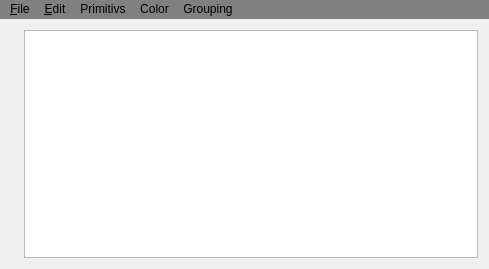
<?xml version="1.0" encoding="UTF-8"?>
<ui version="4.0">
 <class>MainWindow</class>
 <widget class="QMainWindow" name="MainWindow">
  <property name="geometry">
   <rect>
    <x>0</x>
    <y>0</y>
    <width>489</width>
    <height>269</height>
   </rect>
  </property>
  <property name="windowTitle">
   <string>MainWindow</string>
  </property>
  <property name="styleSheet">
   <string notr="true"/>
  </property>
  <widget class="QWidget" name="centralWidget">
   <property name="sizePolicy">
    <sizepolicy hsizetype="Preferred" vsizetype="Preferred">
     <horstretch>0</horstretch>
     <verstretch>0</verstretch>
    </sizepolicy>
   </property>
   <property name="minimumSize">
    <size>
     <width>0</width>
     <height>0</height>
    </size>
   </property>
   <property name="maximumSize">
    <size>
     <width>16001</width>
     <height>16000</height>
    </size>
   </property>
   <layout class="QHBoxLayout" name="horizontalLayout">
    <item>
     <widget class="PaintArea" name="label">
      <property name="text">
       <string/>
      </property>
     </widget>
    </item>
    <item>
     <widget class="Tree" name="treeWidget">
      <property name="headerHidden">
       <bool>true</bool>
      </property>
      <property name="columnCount">
       <number>2</number>
      </property>
      <column>
       <property name="text">
        <string notr="true">1</string>
       </property>
      </column>
      <column>
       <property name="text">
        <string notr="true">2</string>
       </property>
      </column>
     </widget>
    </item>
   </layout>
  </widget>
  <widget class="QMenuBar" name="menuBar">
   <property name="geometry">
    <rect>
     <x>0</x>
     <y>0</y>
     <width>489</width>
     <height>21</height>
    </rect>
   </property>
   <property name="styleSheet">
    <string notr="true">background: grey</string>
   </property>
   <widget class="QMenu" name="menu_File">
    <property name="title">
     <string>&amp;File</string>
    </property>
    <addaction name="action_New"/>
    <addaction name="action_Open"/>
    <addaction name="action_Save"/>
    <addaction name="actionSave_as"/>
   </widget>
   <widget class="QMenu" name="menu_Edit">
    <property name="title">
     <string>&amp;Edit</string>
    </property>
    <addaction name="action_Copy"/>
    <addaction name="actionC_ut"/>
    <addaction name="action_Past"/>
    <addaction name="actionDelete"/>
   </widget>
   <widget class="QMenu" name="menu123">
    <property name="geometry">
     <rect>
      <x>407</x>
      <y>100</y>
      <width>183</width>
      <height>138</height>
     </rect>
    </property>
    <property name="title">
     <string>Primitivs</string>
    </property>
    <addaction name="actionLine"/>
    <addaction name="actionEllipse"/>
    <addaction name="actionRectangle"/>
    <addaction name="actionTriangle"/>
   </widget>
   <widget class="QMenu" name="menuColor">
    <property name="title">
     <string>Color</string>
    </property>
    <addaction name="actionPen"/>
    <addaction name="actionBrush"/>
   </widget>
   <widget class="QMenu" name="menuGrouping">
    <property name="title">
     <string>Grouping</string>
    </property>
    <addaction name="separator"/>
    <addaction name="actionGroup"/>
    <addaction name="actionUngroup"/>
   </widget>
   <addaction name="menu_File"/>
   <addaction name="menu_Edit"/>
   <addaction name="menu123"/>
   <addaction name="menuColor"/>
   <addaction name="menuGrouping"/>
  </widget>
  <action name="action_Open">
   <property name="text">
    <string>&amp;Open</string>
   </property>
   <property name="shortcut">
    <string>Ctrl+O</string>
   </property>
  </action>
  <action name="action_Save">
   <property name="text">
    <string>&amp;Save</string>
   </property>
   <property name="shortcut">
    <string>Ctrl+S</string>
   </property>
  </action>
  <action name="actionSave_as">
   <property name="text">
    <string>Save &amp;as</string>
   </property>
   <property name="shortcut">
    <string>Ctrl+A</string>
   </property>
  </action>
  <action name="action_Copy">
   <property name="text">
    <string>&amp;Copy</string>
   </property>
   <property name="shortcut">
    <string>Ctrl+C</string>
   </property>
  </action>
  <action name="actionC_ut">
   <property name="text">
    <string>C&amp;ut</string>
   </property>
   <property name="shortcut">
    <string>Ctrl+U</string>
   </property>
  </action>
  <action name="action_Past">
   <property name="text">
    <string>&amp;Past</string>
   </property>
   <property name="shortcut">
    <string>Ctrl+V</string>
   </property>
  </action>
  <action name="action_New">
   <property name="text">
    <string>&amp;New</string>
   </property>
   <property name="shortcut">
    <string>Ctrl+N</string>
   </property>
  </action>
  <action name="actionLine">
   <property name="text">
    <string>Line</string>
   </property>
   <property name="shortcut">
    <string>L</string>
   </property>
  </action>
  <action name="actionEllipse">
   <property name="text">
    <string>Ellipse</string>
   </property>
   <property name="shortcut">
    <string>E</string>
   </property>
  </action>
  <action name="actionRectangle">
   <property name="text">
    <string>Rectangle</string>
   </property>
   <property name="shortcut">
    <string>R</string>
   </property>
  </action>
  <action name="actionTriangle">
   <property name="text">
    <string>Triangle</string>
   </property>
   <property name="shortcut">
    <string>T</string>
   </property>
  </action>
  <action name="actionPen">
   <property name="text">
    <string>Pen</string>
   </property>
   <property name="shortcut">
    <string>P</string>
   </property>
  </action>
  <action name="actionBrush">
   <property name="text">
    <string>Brush</string>
   </property>
   <property name="shortcut">
    <string>B</string>
   </property>
  </action>
  <action name="actionGroup">
   <property name="text">
    <string>&amp;Group</string>
   </property>
   <property name="shortcut">
    <string>Ctrl+G</string>
   </property>
  </action>
  <action name="actionUngroup">
   <property name="text">
    <string>&amp;Ungroup</string>
   </property>
   <property name="shortcut">
    <string>Ctrl+Shift+G</string>
   </property>
  </action>
  <action name="actionDelete">
   <property name="text">
    <string>&amp;Delete</string>
   </property>
   <property name="shortcut">
    <string>Ctrl+D</string>
   </property>
  </action>
 </widget>
 <layoutdefault spacing="6" margin="11"/>
 <customwidgets>
  <customwidget>
   <class>PaintArea</class>
   <extends>QLabel</extends>
   <header>paintarea.h</header>
  </customwidget>
  <customwidget>
   <class>Tree</class>
   <extends>QTreeWidget</extends>
   <header>tree.h</header>
  </customwidget>
 </customwidgets>
 <resources/>
 <connections/>
</ui>
